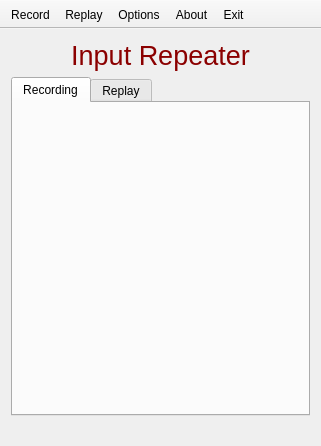
<?xml version="1.0" encoding="UTF-8"?>
<ui version="4.0">
 <class>InputRepeater</class>
 <widget class="QMainWindow" name="InputRepeater">
  <property name="geometry">
   <rect>
    <x>0</x>
    <y>0</y>
    <width>321</width>
    <height>446</height>
   </rect>
  </property>
  <property name="windowTitle">
   <string>Input Repeater</string>
  </property>
  <property name="styleSheet">
   <string notr="true"/>
  </property>
  <widget class="QWidget" name="centralWidget">
   <layout class="QVBoxLayout" name="layoutCentralWidget">
    <item>
     <widget class="QLabel" name="titleLabel">
      <property name="styleSheet">
       <string notr="true">QLabel {
	font-size: 20pt;
	color: darkred;
}</string>
      </property>
      <property name="text">
       <string>Input Repeater</string>
      </property>
      <property name="alignment">
       <set>Qt::AlignCenter</set>
      </property>
     </widget>
    </item>
    <item>
     <widget class="QTabWidget" name="tabWidget">
      <property name="currentIndex">
       <number>0</number>
      </property>
      <widget class="RecordTabWidget" name="recordTabWidget">
       <attribute name="title">
        <string>Recording</string>
       </attribute>
      </widget>
      <widget class="ReplayTabWidget" name="replayTabWidget">
       <attribute name="title">
        <string>Replay</string>
       </attribute>
      </widget>
     </widget>
    </item>
   </layout>
  </widget>
  <widget class="InputRepeaterStatusBar" name="statusBar">
   <property name="sizeGripEnabled">
    <bool>false</bool>
   </property>
  </widget>
  <widget class="QToolBar" name="toolBar">
   <property name="windowTitle">
    <string>toolBar</string>
   </property>
   <property name="movable">
    <bool>false</bool>
   </property>
   <property name="allowedAreas">
    <set>Qt::TopToolBarArea</set>
   </property>
   <property name="orientation">
    <enum>Qt::Horizontal</enum>
   </property>
   <property name="toolButtonStyle">
    <enum>Qt::ToolButtonTextBesideIcon</enum>
   </property>
   <property name="floatable">
    <bool>false</bool>
   </property>
   <attribute name="toolBarArea">
    <enum>TopToolBarArea</enum>
   </attribute>
   <attribute name="toolBarBreak">
    <bool>false</bool>
   </attribute>
   <addaction name="actionRecord"/>
   <addaction name="actionReplay"/>
   <addaction name="actionOptions"/>
   <addaction name="actionAbout"/>
   <addaction name="actionExit"/>
  </widget>
  <action name="actionOptions">
   <property name="text">
    <string>Options</string>
   </property>
  </action>
  <action name="actionAbout">
   <property name="text">
    <string>About</string>
   </property>
  </action>
  <action name="actionRecord">
   <property name="text">
    <string>Record</string>
   </property>
  </action>
  <action name="actionReplay">
   <property name="text">
    <string>Replay</string>
   </property>
  </action>
  <action name="actionExit">
   <property name="text">
    <string>Exit</string>
   </property>
  </action>
 </widget>
 <layoutdefault spacing="6" margin="11"/>
 <customwidgets>
  <customwidget>
   <class>RecordTabWidget</class>
   <extends>QWidget</extends>
   <header>RecordTabWidget.hpp</header>
   <container>1</container>
  </customwidget>
  <customwidget>
   <class>InputRepeaterStatusBar</class>
   <extends>QStatusBar</extends>
   <header>InputRepeaterStatusBar.hpp</header>
  </customwidget>
  <customwidget>
   <class>ReplayTabWidget</class>
   <extends>QWidget</extends>
   <header>ReplayTabWidget.hpp</header>
   <container>1</container>
  </customwidget>
 </customwidgets>
 <resources>
  <include location="MouseKeyboardRecorder.qrc"/>
 </resources>
 <connections/>
</ui>
